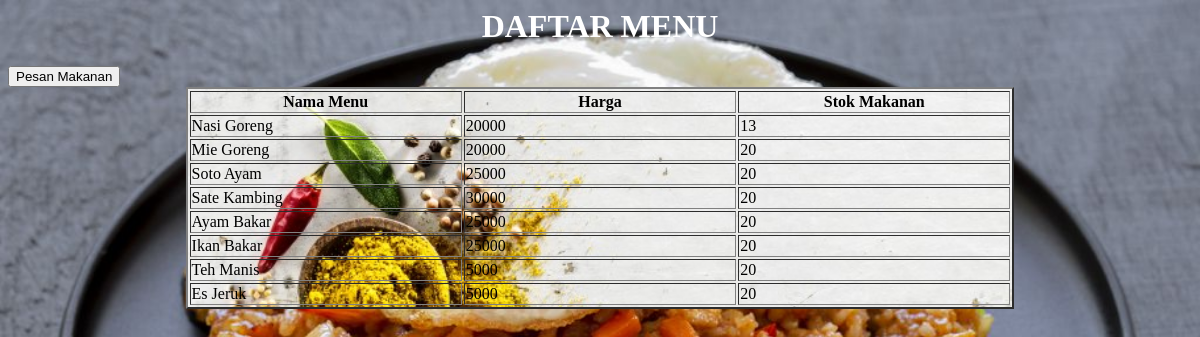
The page / on the database its author committed.
### tables this page shows
CREATE TABLE `menu` (
  `Id_Menu` varchar(10) NOT NULL,
  `Nama_Menu` varchar(20) DEFAULT NULL,
  `Stok_Tersedia` int(10) DEFAULT NULL,
  `Harga` int(10) DEFAULT NULL,
  PRIMARY KEY (`Id_Menu`)
);

### index.php (the view, shortened to what this page needs)
<h1 align='center'><font color='white'>DAFTAR MENU</h1>
<input type="button" value="Pesan Makanan" onclick="document.location='formtambah.php'">
<table align='center' width="70%" border="2">
<thead>
    <tr>
        <th width='80'>Nama Menu</th>
        <th width='80'>Harga</th>
        <th width='80'>Stok Makanan</th>
    </tr>
</thead>
<?php
include "koneksi.php";
$ambildata = mysqli_query($koneksi, "select * from menu");
while ($data = mysqli_fetch_array($ambildata)){
    echo"
    <tr>
        <td>$data[Nama_Menu]</td>
        <td>$data[Harga]</td>
        <td>$data[Stok_Tersedia]</td>
    </tr>";
}
?>
</table>

### index.php (style rules this page uses)
table { background-image: url('Menu3.jpg'); background-repeat: no-repeat; background-size: cover; }

### rows shown on the page
menu: Nama_Menu "Nasi Goreng", Harga "20000", Stok_Tersedia "13"
menu: Nama_Menu "Mie Goreng", Harga "20000", Stok_Tersedia "20"
menu: Nama_Menu "Soto Ayam", Harga "25000", Stok_Tersedia "20"
menu: Nama_Menu "Sate Kambing", Harga "30000", Stok_Tersedia "20"
menu: Nama_Menu "Ayam Bakar", Harga "25000", Stok_Tersedia "20"
menu: Nama_Menu "Ikan Bakar", Harga "25000", Stok_Tersedia "20"
menu: Nama_Menu "Teh Manis", Harga "5000", Stok_Tersedia "20"
menu: Nama_Menu "Es Jeruk", Harga "5000", Stok_Tersedia "20"
